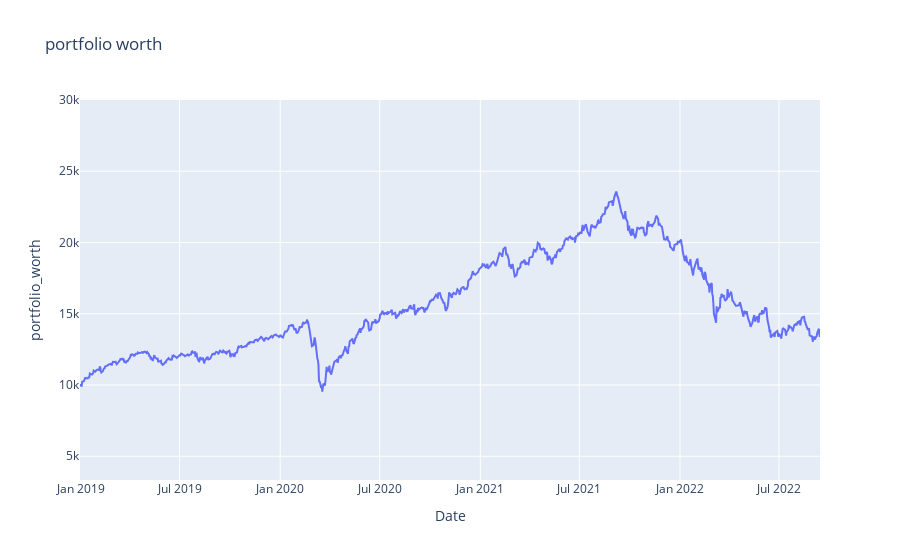

Notebook code cell kept with this figure:
### Markdown cell above
# check allocations for different portfolio weights

### Code cell
seed = 0
# generate random weights
weights = make_stock_weights(n=number_stocks, seed=seed)
# calculate the portfolio allocation
df_allocation = portfolio_allocation(df, weights, initial_portfolio_value)

# plot daily portfolio worth
fig = px.line(df_allocation, 
              y="portfolio_worth", 
              title='portfolio worth',
              range_y=(initial_portfolio_value/3, initial_portfolio_value*3))
fig.show()

### Figure 1 — Plotly figure (JSON) as saved in the notebook; plotly's stock layout.template omitted (floating-point values rounded to 4 significant figures; data arrays with more than 128 entries replaced by an {"elided": "..."} marker saying what was removed)
{"data": [{"hovertemplate": "Date=%{x}<br>portfolio_worth=%{y}<extra></extra>", "legendgroup": "", "line": {"color": "#636efa", "dash": "solid"}, "mode": "lines", "name": "", "orientation": "v", "showlegend": false, "type": "scatter", "x": {"elided": "960 str values"}, "xaxis": "x", "y": {"elided": "960 float values"}, "yaxis": "y"}], "layout": {"legend": {"tracegroupgap": 0}, "title": {"text": "portfolio worth"}, "xaxis": {"anchor": "y", "domain": [0, 1], "title": {"text": "Date"}}, "yaxis": {"anchor": "x", "domain": [0, 1], "range": [3333.0, 30000], "title": {"text": "portfolio_worth"}}}}
